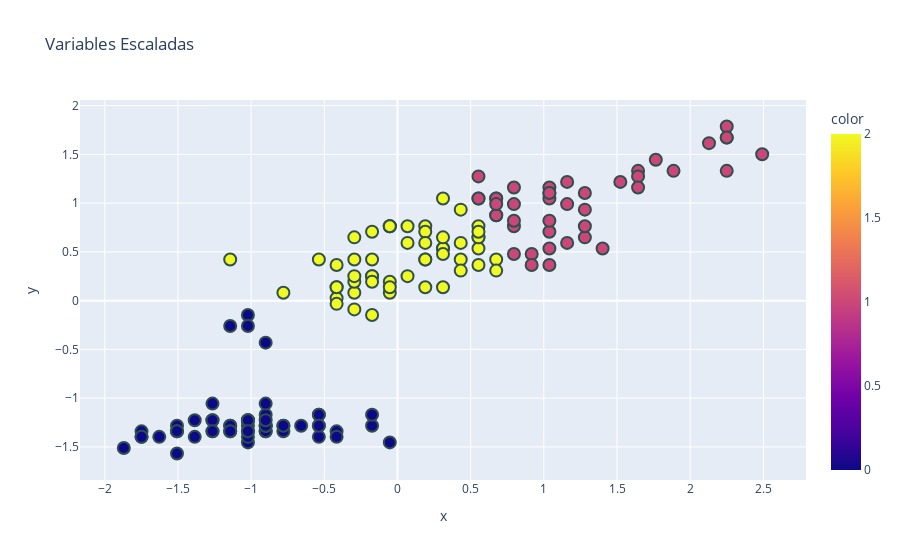

Write notebook code for a chart like this one.
### Code cell
fig = px.scatter(x = scaled_data[:,0], y = scaled_data[:,1], color = prediction, title = 'Variables Escaladas' )
fig.update_traces(marker=dict(size=12,
                              line=dict(width=2,
                                        color='DarkSlateGrey')),
                  selector=dict(mode='markers'))

### Figure 1 — Plotly figure (JSON) as saved in the notebook; plotly's stock layout.template omitted (floating-point values rounded to 4 significant figures; data arrays with more than 128 entries replaced by an {"elided": "..."} marker saying what was removed)
{"data": [{"hovertemplate": "x=%{x}<br>y=%{y}<br>color=%{marker.color}<extra></extra>", "legendgroup": "", "marker": {"color": {"elided": "150 int values"}, "coloraxis": "coloraxis", "line": {"color": "DarkSlateGrey", "width": 2}, "size": 12, "symbol": "circle"}, "mode": "markers", "name": "", "orientation": "v", "showlegend": false, "type": "scatter", "x": {"elided": "150 float values"}, "xaxis": "x", "y": {"elided": "150 float values"}, "yaxis": "y"}], "layout": {"coloraxis": {"colorbar": {"title": {"text": "color"}}, "colorscale": [[0, "#0d0887"], [0.1111, "#46039f"], [0.2222, "#7201a8"], [0.3333, "#9c179e"], [0.4444, "#bd3786"], [0.5556, "#d8576b"], [0.6667, "#ed7953"], [0.7778, "#fb9f3a"], [0.8889, "#fdca26"], [1, "#f0f921"]]}, "legend": {"tracegroupgap": 0}, "title": {"text": "Variables Escaladas"}, "xaxis": {"anchor": "y", "domain": [0, 1], "title": {"text": "x"}}, "yaxis": {"anchor": "x", "domain": [0, 1], "title": {"text": "y"}}}}
